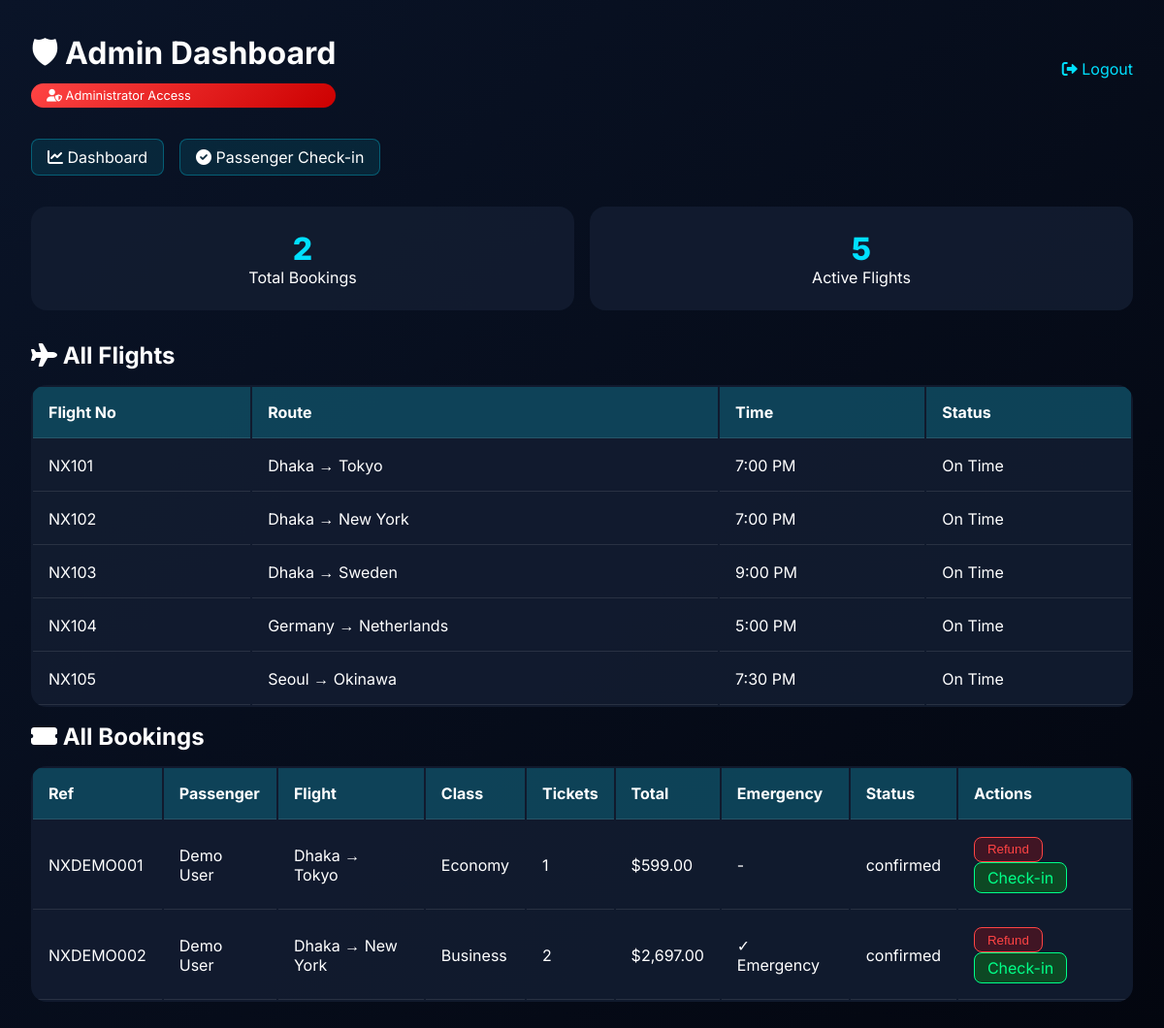
Screenshot of /admin_dashboard.php (signed in) with the database file from the repository.
### tables this page shows
CREATE TABLE IF NOT EXISTS flights (
    id INT AUTO_INCREMENT PRIMARY KEY,
    flight_no VARCHAR(20) UNIQUE NOT NULL,
    origin VARCHAR(100) NOT NULL,
    destination VARCHAR(100) NOT NULL,
    departure_time TIME NOT NULL,
    departure_date DATE NOT NULL,
    total_seats INT DEFAULT 240,
    booked_seats INT DEFAULT 170,
    base_price DECIMAL(10,2) DEFAULT 299.00,
    status ENUM('On Time', 'Delayed', 'Cancelled', 'Boarding') DEFAULT 'On Time'
);

CREATE TABLE IF NOT EXISTS bookings (
    id INT AUTO_INCREMENT PRIMARY KEY,
    booking_ref VARCHAR(20) UNIQUE NOT NULL,
    user_id INT,
    flight_id INT,
    passenger_name VARCHAR(100) NOT NULL,
    passenger_email VARCHAR(100),
    passenger_phone VARCHAR(20),
    ticket_class ENUM('economy', 'business', 'first') DEFAULT 'economy',
    emergency_type ENUM('none', 'pregnant', 'physically_challenged', 'medical') DEFAULT 'none',
    number_of_tickets INT DEFAULT 1,
    total_price DECIMAL(10,2),
    booking_status ENUM('confirmed', 'cancelled', 'pending') DEFAULT 'confirmed',
    booking_date TIMESTAMP DEFAULT CURRENT_TIMESTAMP,
    FOREIGN KEY (user_id) REFERENCES users(id) ON DELETE SET NULL,
    FOREIGN KEY (flight_id) REFERENCES flights(id) ON DELETE SET NULL
);

### admin_dashboard.php (the view, shortened to what this page needs)
<?php
$conn = new mysqli("localhost", "root", "", "Airline");
$bookings = $conn->query("SELECT b.*, f.flight_no, f.origin, f.destination, f.departure_date, u.name as user_name
                          FROM bookings b
                          JOIN flights f ON b.flight_id = f.id
                          LEFT JOIN users u ON b.user_id = u.id
                          ORDER BY b.booking_date DESC");
$flights = $conn->query("SELECT * FROM flights");
?>
<!DOCTYPE html>
<html lang="en">
<head>
    <link rel="stylesheet" href="https://cdnjs.cloudflare.com/ajax/libs/font-awesome/6.0.0-beta3/css/all.min.css">
</head>
<body>
<div class="container">
    <div class="header">
        <div>
            <h1>🛡 Admin Dashboard</h1>
            <div class="admin-badge"><i class="fas fa-user-shield"></i> Administrator Access</div>
        </div>
        <a href="logout.php" class="logout"><i class="fas fa-sign-out-alt"></i> Logout</a>
    </div>
    <div class="admin-nav">
        <a href="admin_dashboard.php"><i class="fas fa-chart-line"></i> Dashboard</a>
        <a href="checkin.php"><i class="fas fa-check-circle"></i> Passenger Check-in</a>
    </div>
    <div class="stats">
        <div class="stat-card">
            <div class="stat-number"><?php echo $bookings->num_rows; ?></div>
            <div>Total Bookings</div>
        </div>
        <div class="stat-card">
            <div class="stat-number"><?php echo $flights->num_rows; ?></div>
            <div>Active Flights</div>
        </div>
    </div>
    <h2><i class="fas fa-plane"></i> All Flights</h2>
    <div style="overflow-x: auto;">
        <table>
            <thead>
                <tr><th>Flight No</th><th>Route</th><th>Time</th><th>Status</th></tr>
            </thead>
            <tbody>
                <?php $flights = $conn->query("SELECT * FROM flights"); ?>
                <?php while($flight = $flights->fetch_assoc()): ?>
                <tr>
                    <td><?php echo $flight['flight_no']; ?></td>
                    <td><?php echo $flight['origin']; ?> → <?php echo $flight['destination']; ?></td>
                    <td><?php echo date('g:i A', strtotime($flight['departure_time'])); ?></td>
                    <td><?php echo $flight['status']; ?></td>
                </tr>
                <?php endwhile; ?>
            </tbody>
        </table>
    </div>
    <h2><i class="fas fa-ticket-alt"></i> All Bookings</h2>
    <div style="overflow-x: auto;">
        <table>
            <thead>
                <tr><th>Ref</th><th>Passenger</th><th>Flight</th><th>Class</th><th>Tickets</th><th>Total</th><th>Emergency</th><th>Status</th><th>Actions</th></tr>
            </thead>
            <tbody>
                <?php $bookings = $conn->query("SELECT b.*, f.flight_no, f.origin, f.destination FROM bookings b JOIN flights f ON b.flight_id = f.id ORDER BY b.booking_date DESC"); ?>
                <?php while($booking = $bookings->fetch_assoc()): ?>
                <tr>
                    <td><?php echo $booking['booking_ref']; ?></td>
                    <td><?php echo htmlspecialchars($booking['passenger_name']); ?></td>
                    <td><?php echo $booking['origin']; ?> → <?php echo $booking['destination']; ?></td>
                    <td><?php echo ucfirst($booking['ticket_class']); ?></td>
                    <td><?php echo $booking['number_of_tickets']; ?></td>
                    <td>$<?php echo number_format($booking['total_price'], 2); ?></td>
                    <td><?php echo $booking['emergency_type'] != 'none' ? '✓ Emergency' : '-'; ?></td>
                    <td><?php echo $booking['booking_status']; ?></td>
                    <td>
                        <?php if($booking['booking_status'] == 'confirmed'): ?>
                        <form method="POST" style="display:inline;">
                            <button type="submit" name="refund_booking" class="btn-refund">Refund</button>
                        </form>
                        <a href="checkin.php?booking_ref=<?php echo $booking['booking_ref']; ?>" class="btn-checkin">Check-in</a>
                        <?php endif; ?>
                    </td>
                </tr>
                <?php endwhile; ?>
            </tbody>
        </table>
    </div>
</div>
</body>
</html>

### admin_dashboard.php (style rules this page uses)
* { margin: 0; padding: 0; box-sizing: border-box; }
body { font-family: 'Inter', sans-serif; background: linear-gradient(135deg, #0a1428 0%, #03060f 100%); color: white; padding: 2rem; }
.container { max-width: 1400px; margin: 0 auto; }
.header { display: flex; justify-content: space-between; align-items: center; margin-bottom: 2rem; flex-wrap: wrap; gap: 1rem; }
.admin-badge { background: linear-gradient(135deg, #ff4444, #cc0000); padding: 0.3rem 1rem; border-radius: 2rem; font-size: 0.8rem; }
.stats { display: grid; grid-template-columns: repeat(auto-fit, minmax(200px, 1fr)); gap: 1rem; margin-bottom: 2rem; }
.stat-card { background: rgba(18, 28, 48, 0.9); border-radius: 1rem; padding: 1.5rem; text-align: center; }
.stat-number { font-size: 2rem; font-weight: 800; color: #00e0ff; }
.admin-nav { display: flex; gap: 1rem; flex-wrap: wrap; margin-bottom: 2rem; }
.admin-nav a { background: rgba(0,224,255,0.1); padding: 0.5rem 1rem; border-radius: 0.5rem; color: white; text-decoration: none; border: 1px solid rgba(0,224,255,0.3); transition: 0.3s; }
table { width: 100%; background: rgba(18, 28, 48, 0.9); border-radius: 1rem; overflow: hidden; }
th, td { padding: 1rem; text-align: left; border-bottom: 1px solid rgba(255,255,255,0.1); }
th { background: rgba(0,224,255,0.2); }
.btn-refund { background: rgba(255,0,0,0.2); border: 1px solid #ff4444; padding: 0.3rem 0.8rem; border-radius: 0.5rem; color: #ff4444; cursor: pointer; }
.btn-checkin { background: rgba(0,255,0,0.2); border: 1px solid #00ff88; padding: 0.3rem 0.8rem; border-radius: 0.5rem; color: #00ff88; cursor: pointer; text-decoration: none; display: inline-block; }
.logout { color: #00e0ff; text-decoration: none; }
h2 { margin: 1rem 0; }

### rows the page displays
flights: flight_no "NX101", origin "Dhaka", destination "Tokyo", departure_time "7:00 PM", status "On Time"
flights: flight_no "NX102", origin "Dhaka", destination "New York", departure_time "7:00 PM", status "On Time"
flights: flight_no "NX103", origin "Dhaka", destination "Sweden", departure_time "9:00 PM", status "On Time"
flights: flight_no "NX104", origin "Germany", destination "Netherlands", departure_time "5:00 PM", status "On Time"
flights: flight_no "NX105", origin "Seoul", destination "Okinawa", departure_time "7:30 PM", status "On Time"
bookings: booking_ref "NXDEMO001", passenger_name "Demo User", flight.origin "Dhaka", flight.destination "Tokyo", ticket_class "Economy", number_of_tickets "1", total_price "599.00", booking_status "confirmed"
bookings: booking_ref "NXDEMO002", passenger_name "Demo User", flight.origin "Dhaka", flight.destination "New York", ticket_class "Business", number_of_tickets "2", total_price "2,697.00", emergency_type "✓ Emergency", booking_status "confirmed"

### other values shown
$bookings->num_rows "2"
$flights->num_rows "5"
